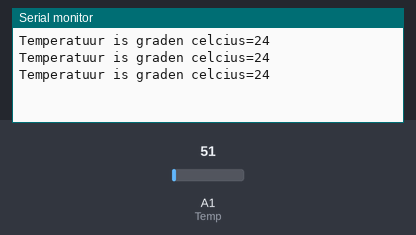
A sketch run on a simulated Arduino Uno, built with avr-gcc and run on an emulated ATmega328P. Parts: the last lines printed to the serial monitor. The inputs (shaded band) are chosen by the test bench; at power-on: A1 (Temp) = 51.

Above: at 1.3 s.
1.4 s: A1 (Temp) set to 61
At 1.9 s:
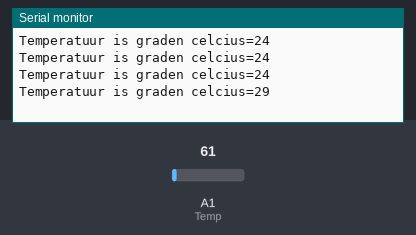
2.9 s: A1 (Temp) set to 71
At 3.4 s:
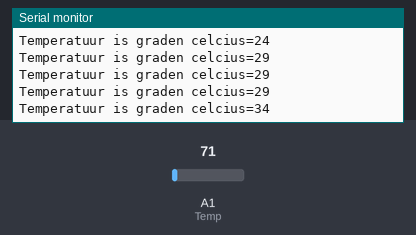
Timing chart, 0 to 5.9 s (numbered marks = the images above; inputs shaded):
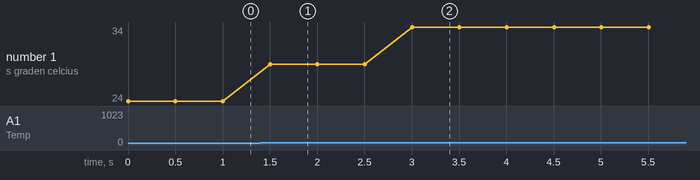

The sketch:

Opdracht4.ino
```cpp
//De sheets van les 2 zijn gebruikt als voorbeeld bij het schrijven van de code
//Analoge input voor temperatuur sensor
int Temp = A1;
int tempWaarde = 0;

void setup()
{
  //Start de seriele communicatie om de uitkomst van de sensor uit te lezen
  //in de console
  Serial.begin(9600);
  pinMode(Temp, INPUT);
}

void loop()
{
  //Uitlezen van temperatuur sensor en opslaan in variabele
  tempWaarde = analogRead(Temp);

  //Analoge waarde omzetten d.m.v. map functie om correcte temperatuur
  //als resultaat te krijgen.
  tempWaarde = map(tempWaarde, 0, 1023, 0, 500);

  //Print zet de tekst in de console
  Serial.print("Temperatuur is graden celcius=");
  //println geeft de temperatuur weer die hiervoor is berekend
  Serial.println(tempWaarde);
  delay(500);

}
```

Measured:
- after the input at 1.4 s, the serial monitor: prints a new line after 0.10 s (image 1)
- after the input at 2.9 s, the serial monitor: prints a new line after 0.10 s (image 2)
- plotted number 1: 24 → 29 after the input at 1.4 s, 29 → 34 after the input at 2.9 s
